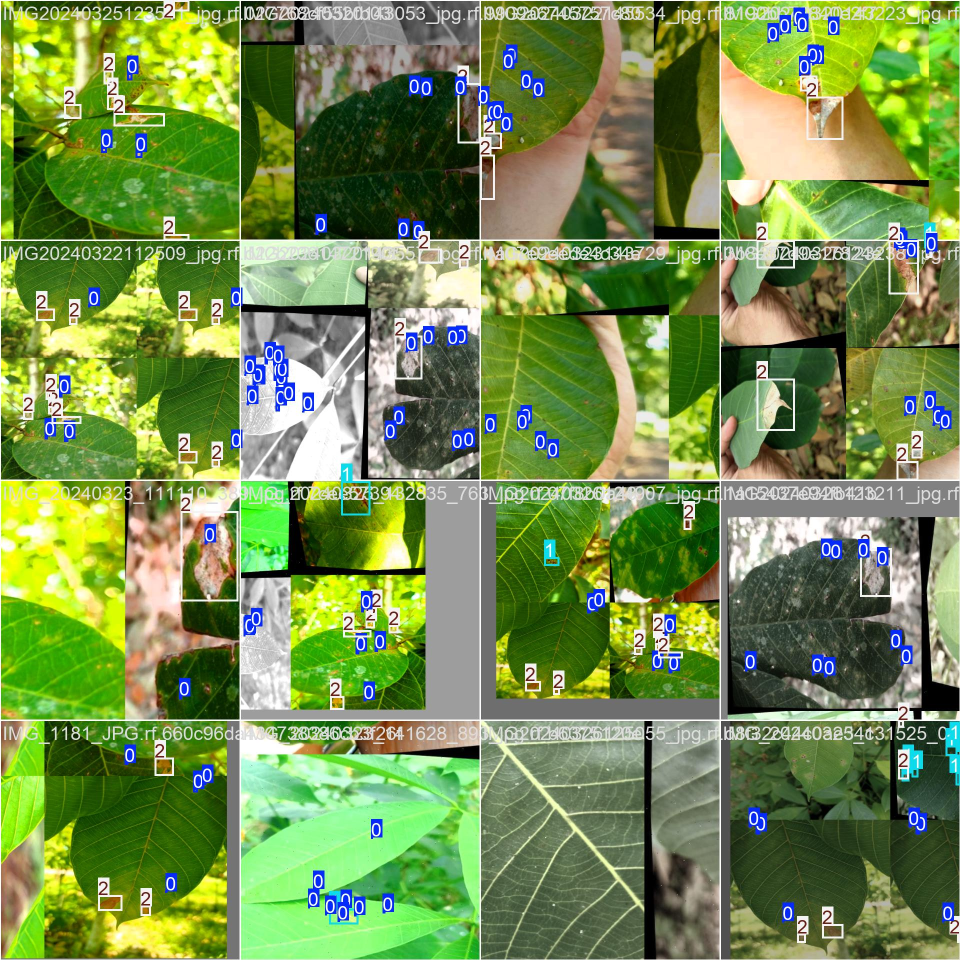
#> input picture backend/ai_service/models/rubber_tree_model/train_batch0.jpg, 1920 x 1920 px (shown at 1/2 size)
$ python -i main.py   (imports and definitions only)   (older library calls are emulated)
#> lines starting #> are read from the running program, lines starting #| are printed output that depends on the picture; after the words box and inside, x2 and y2 are one past the last pixel; in counts of white or black regions, pixels touching at a corner belong together
#> further down, picture is the input picture: shape (1920, 1920, 3); mean B, G, R 78.3, 142, 116.1
import sys
import json
# print("DEBUG: START")
import cv2
import numpy as np
import requests
import os
import time
from io import BytesIO

# Export helper function for testing
__all__ = ['map_trunk_disease']

# Import the disease mapping logic
try:
    from disease_mapping import map_trunk_disease
except ImportError:
    # Fallback if running from a different directory context or if file missing
    def map_trunk_disease(disease_name):
        return disease_name, "unknown", "Mapping module missing."

# print("DEBUG: IMPORTS DONE")

try:
    from ultralytics import YOLO
    YOLO_AVAILABLE = True
except ImportError:
    YOLO_AVAILABLE = False
    sys.stderr.write("Ultralytics not installed. Falling back to heuristic analysis.\n")
except Exception as e:
    YOLO_AVAILABLE = False
    sys.stderr.write(f"Ultralytics import error: {e}\n")

# print("DEBUG: AFTER YOLO IMPORT")

# Global model cache
LEAF_MODEL = None
CLS_MODEL = None
LATEX_MODEL = None
TRUNK_MODEL = None

# [29 lines left out: functions get_leaf_model, get_trunk_model, not called in this run]

def get_latex_model():
    global LATEX_MODEL
    if LATEX_MODEL is None and YOLO_AVAILABLE:
        try:
            weights_dir = os.path.join(os.path.dirname(__file__), 'models/rubber_tree_model/weights')
            model_path = os.path.join(weights_dir, 'Latex-v2.pt')
            if os.path.exists(model_path):
                LATEX_MODEL = YOLO(model_path)
                sys.stderr.write(f"ÃƒÂ¢Ã…â€œÃ¢â‚¬Â¦ [Python ML] Loaded Latex Model: {model_path}\n")
            else:
                sys.stderr.write(f"ÃƒÂ¢Ã‚ÂÃ…â€™ [Python ML] Latex model not found at {model_path}\n")
        except Exception as e:
            sys.stderr.write(f"ÃƒÂ¢Ã‚ÂÃ…â€™ [Python ML] Failed to load latex model: {e}\n")
    return LATEX_MODEL

# [54 lines left out: functions get_cls_model, get_groq_analysis, not called in this run]

def get_groq_latex_analysis(latex_type, confidence, contamination_level, drc):
    """
    Calls Groq API to get detailed analysis and recommendations for latex quality.
    """
    api_key = os.environ.get("GROQ_API_KEY")
    url = "https://api.groq.com/openai/v1/chat/completions"

    prompt = f"""
    You are an expert rubber technologist specializing in natural rubber latex quality control.
    Analyze this latex scan result:
    - Detected Type: {latex_type}
    - AI Confidence: {confidence:.1f}%
    - Contamination Level: {contamination_level}
    - Estimated Dry Rubber Content (DRC): {drc}%

    Provide a valid JSON response with these keys:
    1. "quality_assessment": A technical assessment of the latex quality based on the type and visual indicators.
    2. "processing_advice": Specific steps to process this type of latex for maximum yield/quality.
    3. "contamination_handling": How to treat or filter the latex if contamination is present.
    4. "market_value_insight": Brief comment on the potential market grade (e.g., Centrifuged Latex, USS, RSS).
    5. "preservation_tips": Chemical recommendations (e.g., Ammonia, TMTD) to prevent coagulation before processing.
    6. "recommended_end_products": Array of 3-6 product-use suggestions based on this latex quality
       (e.g., "Medical gloves", "Household gloves", "Adhesive latex", "Rubberized asphalt blend").
    7. "grade_based_product_recommendations": Array of concise recommendations where each item includes product + use case + why.
    8. "primary_recommended_product": Best single product category for this quality.
    9. "market_analysis": {{
        "trend": "stable" | "increasing" | "decreasing",
        "estimated_price_range_php": "min-max" (e.g., "50-60"),
        "reasoning": "Reason for the price estimation based on quality and general market knowledge."
    }}
    10. "prompt_recommendations": Array of 3-6 concise user questions for the assistant.
    11. "suggestions": Array of 4-8 actionable bullet-ready recommendations for this specific sample.

    Do not include markdown formatting, just the raw JSON object.
    """

    headers = {
        "Authorization": f"Bearer {api_key}",
        "Content-Type": "application/json"
    }

    data = {
        "model": "llama-3.3-70b-versatile",
        "messages": [{"role": "user", "content": prompt}],
        "temperature": 0.3,
        "response_format": {"type": "json_object"}
    }

    try:
        response = requests.post(url, headers=headers, json=data, timeout=15)
        if response.status_code == 200:
            content = response.json()['choices'][0]['message']['content']
            return json.loads(content)
    except Exception as e:
        sys.stderr.write(f"ÃƒÂ¢Ã…Â¡Ã‚Â ÃƒÂ¯Ã‚Â¸Ã‚Â [Groq API] Latex Analysis failed: {e}\n")

    return None

# [1223 lines left out: functions to_text_list, text_says_healthy, build_latex_ai_recommendation, get_dominant_color_name, count_spots, classify_content and 18 more, not called in this run]

def analyze_latex_with_model(img, image_path_for_saving=None):
    """
    Uses the trained Latex-v2.pt model for latex quality analysis.
    Requires valid spatial detections (boxes/OBB) and renders labeled overlays.
    """
    model = get_latex_model()
    if model is None:
        return analyze_latex_heuristic(img)

    # [72 lines left out: functions _env_float, _env_int, _class_name, _extract_grade, _grade_profile, _grade_color and 1 more, not called in this run]

    try:
        min_conf = max(0.05, min(_env_float('LATEX_STRICT_MIN_CONF', 0.30), 0.99))
        min_area_ratio = max(0.0005, _env_float('LATEX_MIN_AREA_RATIO', 0.002))
        max_area_ratio = min(0.995, _env_float('LATEX_MAX_AREA_RATIO', 0.98))
        min_mask_overlap = max(0.02, min(_env_float('LATEX_MIN_MASK_OVERLAP', 0.06), 1.0))
        max_detections = max(1, _env_int('LATEX_MAX_DETECTIONS', 8))

        latex_color_mask = _build_latex_color_mask(img)
        img_h, img_w = img.shape[:2]
        frame_pixels = float(max(img_h * img_w, 1))
        latex_color_ratio = float(cv2.countNonZero(latex_color_mask)) / frame_pixels

        results = model(img, verbose=False, conf=max(0.10, min_conf * 0.5))
        if not results:
            return {"error": "Detected part non-latex only. Please try again."}

        result = results[0]
        names = result.names if hasattr(result, 'names') else {}
        candidates = []
        filtered = []

        # [60 lines left out: function evaluate_detection, not called in this run]

        if hasattr(result, 'obb') and result.obb is not None and len(result.obb) > 0:
            for idx in range(len(result.obb)):
                evaluate_detection(
                    'obb',
                    int(result.obb.cls[idx].item()),
                    float(result.obb.conf[idx].item()),
                    result.obb.xyxyxyxy[idx].cpu().numpy().astype(int)
                )

        if hasattr(result, 'boxes') and result.boxes is not None and len(result.boxes) > 0:
            for idx in range(len(result.boxes)):
                evaluate_detection(
                    'box',
                    int(result.boxes.cls[idx].item()),
                    float(result.boxes.conf[idx].item()),
                    result.boxes.xyxy[idx].cpu().numpy().astype(int)
                )

        if not filtered and not candidates:
            low_conf_results = model(img, verbose=False, conf=0.03)
            if low_conf_results:
                low_result = low_conf_results[0]

                if hasattr(low_result, 'obb') and low_result.obb is not None and len(low_result.obb) > 0:
                    for idx in range(len(low_result.obb)):
                        evaluate_detection(
                            'obb',
                            int(low_result.obb.cls[idx].item()),
                            float(low_result.obb.conf[idx].item()),
                            low_result.obb.xyxyxyxy[idx].cpu().numpy().astype(int)
                        )

                if hasattr(low_result, 'boxes') and low_result.boxes is not None and len(low_result.boxes) > 0:
                    for idx in range(len(low_result.boxes)):
                        evaluate_detection(
                            'box',
                            int(low_result.boxes.cls[idx].item()),
                            float(low_result.boxes.conf[idx].item()),
                            low_result.boxes.xyxy[idx].cpu().numpy().astype(int)
                        )

        best_candidate_conf = max([float(item.get('conf') or 0.0) for item in candidates], default=0.0) * 100.0
        if not filtered:
            sys.stderr.write(
                f"[Python ML] Latex-v2 rejected: no valid spatial detections "
                f"(candidates={len(candidates)}, best_conf={best_candidate_conf:.1f}%, "
                f"latex_color_ratio={latex_color_ratio:.3f}).\n"
            )
            return {"error": "Detected part non-latex only. Please try again."}

        filtered.sort(key=lambda item: float(item.get('conf') or 0.0), reverse=True)
        detections = filtered[:max_detections]
        primary = detections[0]

        latex_type = str(primary.get('class_name') or 'Unknown').strip() or 'Unknown'
        confidence = float(primary.get('conf') or 0.0) * 100.0

        detected_grade = _extract_grade(latex_type)
        profile = _grade_profile(detected_grade)
        grade = profile['grade']
        drc = float(profile['drc'])
        description = str(profile['description'])
        contamination_level = str(profile['contamination'])

        analysis_mask = np.zeros((img_h, img_w), dtype=np.uint8)
        for det in detections:
            if det.get('det_type') == 'obb' and det.get('obb') is not None:
                pts = np.array(det['obb']).astype(np.int32)
                cv2.fillPoly(analysis_mask, [pts], 255)
            elif det.get('det_type') == 'box' and det.get('box') is not None:
                x1, y1, x2, y2 = [int(v) for v in det['box']]
                cv2.rectangle(analysis_mask, (x1, y1), (x2, y2), 255, thickness=cv2.FILLED)

        if cv2.countNonZero(analysis_mask) <= 0 and cv2.countNonZero(latex_color_mask) > 0:
            analysis_mask = latex_color_mask.copy()

        if cv2.countNonZero(analysis_mask) <= 0:
            return {"error": "Detected part non-latex only. Please try again."}

        avg_color = cv2.mean(img, mask=analysis_mask)[:3]

        gray = cv2.cvtColor(img, cv2.COLOR_BGR2GRAY)
        gray_masked = cv2.bitwise_and(gray, gray, mask=analysis_mask)
        latex_pixels_count = float(cv2.countNonZero(analysis_mask))
        contamination_ratio = 0.0
        if latex_pixels_count > 0:
            contamination_mask = cv2.inRange(gray_masked, 1, 90)
            contamination_pixels = float(cv2.countNonZero(contamination_mask))
            contamination_ratio = contamination_pixels / latex_pixels_count

        if contamination_ratio > 0.12:
            contamination_level = 'high'
            drc -= 5.0
            description += ' Severe contamination detected.'
        elif contamination_ratio > 0.05:
            if contamination_level != 'high':
                contamination_level = 'medium'
            drc -= 3.0
            description += ' Moderate contamination detected.'
        elif contamination_ratio > 0.02:
            if contamination_level not in ('medium', 'high'):
                contamination_level = 'low'
            drc -= 1.5
            description += ' Minor contamination detected.'

        drc = max(5.0, drc)

        mask_points = cv2.findNonZero(analysis_mask)
        if mask_points is not None:
            x, y, w, h = cv2.boundingRect(mask_points)
            color_roi = img[y:y+h, x:x+w]
            primary_color_class = get_dominant_color_name(color_roi) if color_roi.size > 0 else 'Unknown'
        else:
            primary_color_class = 'Unknown'

        sys.stderr.write(
            f"[Python ML] Latex-v2 detections: {len(detections)}. "
            f"Primary: {latex_type} ({confidence:.1f}%).\n"
        )

        sys.stderr.write('[Python ML] Requesting detailed latex analysis from Groq...\n')
        ai_insights = get_groq_latex_analysis(latex_type, confidence, contamination_level, drc)
        ai_recommendation = build_latex_ai_recommendation(ai_insights, grade, description)

        quality_assessment = ai_recommendation['quality_assessment']
        processing_advice = ai_recommendation['processing_advice']
        preservation_tips = ai_recommendation['preservation_tips']
        market_value_insight = ai_recommendation['market_value_insight']
        recommended_product = ai_recommendation['recommended_product']
        recommended_uses = ai_recommendation['recommended_uses']

        if not recommended_uses and recommended_product != 'AI recommendation unavailable':
            recommended_uses = [recommended_product]

        vis_img = img.copy()
        for det in detections:
            det_name = str(det.get('class_name') or 'Unknown').strip()
            det_conf = float(det.get('conf') or 0.0) * 100.0
            det_grade = _extract_grade(det_name) or grade
            det_color = _grade_color(det_grade)
            label_text = f"{det_name} ({det_conf:.1f}%)"
            label_anchor = (10, 28)

            if det.get('det_type') == 'obb' and det.get('obb') is not None:
                points = np.array(det['obb']).astype(int)
                pts = points.reshape((-1, 1, 2))
                cv2.polylines(vis_img, [pts], True, det_color, 3)
                min_xy = np.min(points, axis=0)
                label_anchor = (int(max(min_xy[0], 10)), int(max(min_xy[1] - 10, 24)))
            elif det.get('det_type') == 'box' and det.get('box') is not None:
                x1, y1, x2, y2 = [int(v) for v in det['box']]
                cv2.rectangle(vis_img, (x1, y1), (x2, y2), det_color, 3)
                label_anchor = (max(x1, 10), max(y1 - 10, 24))
            else:
                img_h_vis, img_w_vis = vis_img.shape[:2]
                cv2.rectangle(vis_img, (6, 6), (max(img_w_vis - 6, 6), max(img_h_vis - 6, 6)), det_color, 2)

            cv2.putText(
                vis_img,
                label_text,
                label_anchor,
                cv2.FONT_HERSHEY_SIMPLEX,
                0.65,
                det_color,
                2
            )

        script_dir = os.path.dirname(os.path.abspath(__file__))
        temp_dir = os.path.join(script_dir, 'temp_output')
        if not os.path.exists(temp_dir):
            os.makedirs(temp_dir)

        timestamp = int(time.time())
        base_name = os.path.basename(str(image_path_for_saving or 'latex.jpg'))
        if 'http' in base_name.lower():
            base_name = 'latex.jpg'

        processed_filename = f"processed_{timestamp}_{base_name}"
        processed_image_path = os.path.join(temp_dir, processed_filename)
        cv2.imwrite(processed_image_path, vis_img)

        r_val = int(avg_color[2])
        g_val = int(avg_color[1])
        b_val = int(avg_color[0])
        ai_prompt_recommendations = ai_recommendation.get('prompt_recommendations') or []
        ai_suggestions = ai_recommendation.get('suggestions') or []

        return {
            'colorAnalysis': {
                'primaryColor': primary_color_class,
                'hex': "#{:02x}{:02x}{:02x}".format(r_val, g_val, b_val)
            },
            'qualityClassification': {
                'grade': grade,
                'description': quality_assessment,
                'confidence': confidence
            },
            'productYieldEstimation': {
                'dryRubberContent': drc,
                'estimatedYield': 0.0,
                'productType': recommended_product
            },
            'quantityEstimation': {
                'volume': 0
            },
            'contaminationDetection': {
                'hasContamination': contamination_ratio > 0.01,
                'contaminationLevel': contamination_level,
                'contaminantTypes': ['Debris'] if contamination_ratio > 0.01 else [],
                'details': ai_recommendation['contamination_handling']
            },
            'productRecommendation': {
                'recommendedProduct': recommended_product,
                'reason': processing_advice,
                'expectedQuality': f'Grade {grade}',
                'recommendedUses': recommended_uses[:8],
                'marketValueInsight': market_value_insight,
                'preservation': preservation_tips
            },
            'marketAnalysis': ai_recommendation['market_analysis'],
            'aiInsights': {
                'promptRecommendations': ai_prompt_recommendations,
                'suggestions': ai_suggestions
            },
            'processed_image_path': processed_image_path
        }

    except Exception as e:
        sys.stderr.write(f'[Python ML] Model inference error: {e}\n')
        return analyze_latex_heuristic(img)

# [365 lines left out: functions analyze_trunk_with_model, analyze_trunk_heuristic_wrapper, analyze_trunk_physical, not called in this run]

def analyze_trunk_heuristic(img):
    # Legacy wrapper
    return analyze_trunk_physical(img)

def analyze_latex_heuristic(img):
    # Heuristic grade estimation + Groq recommendations (no static product templates)
    hsv = cv2.cvtColor(img, cv2.COLOR_BGR2HSV)
#> hsv: shape (1920, 1920, 3); mean H, S, V 41.4, 140.2, 148.7
    avg_color_per_row = np.average(img, axis=0)
#> avg_color_per_row = 1920 rows, first 8: [250.9, 253.3, 252.2], [226.8, 254.2, 249.6], [63.5, 161.4, 137.8], [37.88, 169.1, 136.8], [36.76, 170.9, 137.2], [37.72, 172.5, 138.5], [40.94, 172.4, 140.2], [42.91, 173, 141]
    avg_color = np.average(avg_color_per_row, axis=0)
#> avg_color = [78.26, 142, 116.1]
    mean_saturation = np.mean(hsv[:, :, 1])
#> mean_saturation = 140.2
    mean_value = np.mean(hsv[:, :, 2])
#> mean_value = 148.7

    gray = cv2.cvtColor(img, cv2.COLOR_BGR2GRAY)
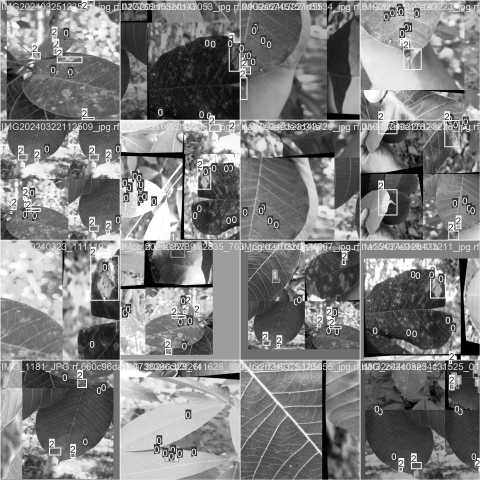
#> gray: shape (1920, 1920) (shown at 1/4 size); min 0, max 255, mean 127
    _, thresh = cv2.threshold(gray, 100, 255, cv2.THRESH_BINARY_INV)
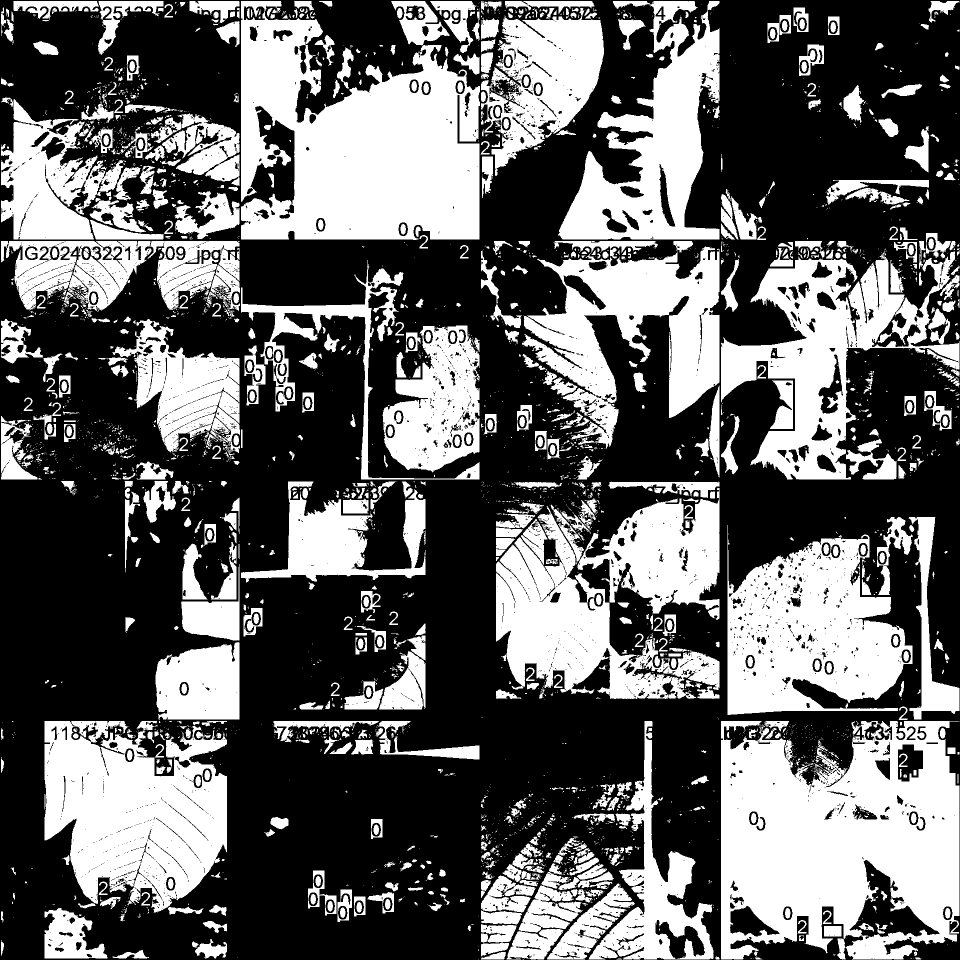
#> thresh: shape (1920, 1920) (shown at 1/2 size); 39.2% white; 3415 white regions (2480 under 20 px), largest, box (x1, y1, x2, y2) and area: (1442, 1442, 1919, 1919) 167755, (482, 2, 960, 480) 152162, (89, 1442, 454, 1825) 96768
    contamination_pixels = cv2.countNonZero(thresh)
#> contamination_pixels = 1445473
    contamination_ratio = contamination_pixels / (img.shape[0] * img.shape[1])
#> contamination_ratio = 0.392

    grade = 'A'
    drc = 40.0
    description = "Excellent quality."

    if contamination_ratio > 0.05:
        grade = 'D'; drc -= 10; description = "High contamination."
    elif mean_saturation > 50:
        grade = 'C'; drc -= 5; description = "Discolored."
    elif mean_value < 150:
        grade = 'B'; drc -= 2; description = "Dark impurities."

    contamination_level = "none"
    if contamination_ratio > 0.12:
        contamination_level = "high"
    elif contamination_ratio > 0.05:
        contamination_level = "medium"
    elif contamination_ratio > 0.01:
        contamination_level = "low"

    latex_type = f"Heuristic grade {grade} latex"
    ai_insights = get_groq_latex_analysis(latex_type, 0.0, contamination_level, drc)
    ai_recommendation = build_latex_ai_recommendation(ai_insights, grade, description)

    r_val = int(avg_color[2])
    g_val = int(avg_color[1])
    b_val = int(avg_color[0])

    return {
        "colorAnalysis": {
            "primaryColor": "white",
            "hex": "#{:02x}{:02x}{:02x}".format(r_val, g_val, b_val)
        },
        "qualityClassification": {
            "grade": grade,
            "description": ai_recommendation["quality_assessment"],
            "confidence": 0
        },
        "productYieldEstimation": {
             "dryRubberContent": drc,
             "estimatedYield": 0.0,
             "productType": ai_recommendation["recommended_product"]
        },
        "productRecommendation": {
            "recommendedProduct": ai_recommendation["recommended_product"],
            "reason": ai_recommendation["processing_advice"],
            "expectedQuality": ai_recommendation["expected_quality"],
            "recommendedUses": ai_recommendation["recommended_uses"],
            "marketValueInsight": ai_recommendation["market_value_insight"],
            "preservation": ai_recommendation["preservation_tips"]
        },
        "quantityEstimation": {
            "volume": 0,
            "weight": 0,
            "confidence": 0
        },
        "contaminationDetection": {
            "hasWater": contamination_ratio > 0.1,
            "hasContamination": contamination_ratio > 0.01,
            "contaminationLevel": contamination_level,
            "contaminantTypes": ["Water"] if contamination_level == "high" else (["Debris"] if contamination_level in ["medium", "low"] else []),
            "details": ai_recommendation["contamination_handling"]
        },
        "marketAnalysis": ai_recommendation["market_analysis"],
        "aiInsights": {
            "promptRecommendations": ai_recommendation.get("prompt_recommendations") or [],
            "suggestions": ai_recommendation.get("suggestions") or []
        }
    }

# [3 lines not run here, left out]

>>> import cv2
>>> picture = cv2.imread('models/rubber_tree_model/train_batch0.jpg')
#> (the run stopped early here; a loop or call above may not have finished)
